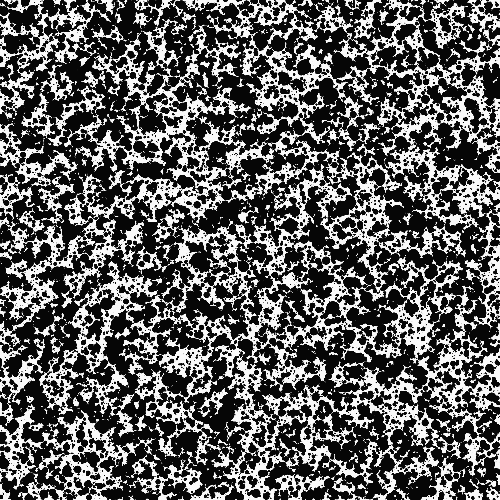
#> input picture examples/data/speckle.png, 500 x 500 px, found by its file name
$ python 04_demo_random_batch.py
#> lines starting #> are read from the running program, lines starting #| are printed output that depends on the picture
### src/illumimod/masks.py
# masks.py (3.8/3.9-friendly)
from typing import Tuple, Optional, Sequence
import numpy as np
import numpy.typing as npt

def generate_light(
    width: int,
    height: int,
    center: Tuple[float, float],
    peak: float,
    core_radius: float,
    half_life_radius: float,
    power: float = 2.0,          # tail steepness: 1=softer/longer, 2≈gaussian-ish, >2 sharper
    edge_softness: float = 0.0,  # soften the core edge (px; 0 = hard edge)
    angle_deg: float = 90.0,     # 90 = perpendicular; smaller = grazing
    direction_deg: float = 0.0,  # 0=from up (north), 90=from right, clockwise
    lambertian: bool = False,    # if True, peak *= sin(angle) (optional physical dimming)
    dtype = np.float32,
) -> npt.NDArray:
    """
    Flat-top directional light with exact half-life from the core edge.

    Effective radius uses an ellipse stretched along the approach direction
    by 1/sin(angle). Intensity profile:
        I = peak                                         for r_eff <= core_radius
            peak * 2^{-((r_eff - core_radius)/half_life_radius)^power}  otherwise
    ⇒ I(core_radius + half_life_radius) = peak/2  (by construction).
    """
    w, h = int(width), int(height)
    cx, cy = float(center[0]), float(center[1])

    # coordinate grid
    yy, xx = np.mgrid[0:h, 0:w].astype(np.float32)
    dx = xx - cx
    dy = yy - cy

    # approach direction unit vector (image y points down):
    # direction_deg measured FROM NORTH (up), clockwise.
    phi = np.deg2rad(direction_deg)
    t_par = np.array([np.sin(phi), -np.cos(phi)], dtype=np.float32)  # along approach
    t_perp = np.array([-t_par[1], t_par[0]], dtype=np.float32)       # rotate +90°

    # project into (parallel, perpendicular) axes
    proj_par  = dx * t_par[0]  + dy * t_par[1]
    proj_perp = dx * t_perp[0] + dy * t_perp[1]

    # ellipse stretch along approach due to grazing incidence
    ang = np.deg2rad(max(min(angle_deg, 90.0), 1e-3))  # clamp away from 0
    stretch = 1.0 / max(np.sin(ang), 1e-6)             # 1 at 90°, grows as angle→0

    R0 = float(core_radius)
    H  = max(float(half_life_radius), 1e-6)
    p  = max(float(power), 1e-6)

    # elliptical effective radius
    r_eff = np.sqrt((proj_par / stretch) ** 2 + (proj_perp) ** 2)

    # base peak (optional Lambertian dimming with angle)
    I0 = float(peak) * (float(np.sin(ang)) if lambertian else 1.0)

    # flat core + half-life tail
    dr = np.maximum(0.0, r_eff - R0)
    fall = 2.0 ** ( - (dr / H) ** p )
    I = I0 * fall
    I[r_eff <= R0] = I0

    # optional soft core edge (smoothstep across [R0 - s, R0 + s])
    s_edge = max(float(edge_softness), 0.0)
    if s_edge > 0.0:
        a0, a1 = R0 - s_edge, R0 + s_edge
        denom = max(a1 - a0, 1e-6)
        t = np.clip((r_eff - a0) / denom, 0.0, 1.0)
        t = t * t * (3.0 - 2.0 * t)
        I = (1.0 - t) * I0 + t * I

    return I.astype(dtype, copy=False)

def combine(
    masks: Sequence[npt.NDArray],
    weights: Optional[Sequence[float]] = None,
    dtype = np.float32,
) -> npt.NDArray:
    """
    Purely additive combination of a list of (H,W) masks.

    Parameters
    ----------
    masks : sequence of ndarray
        Each mask must be shape-compatible (same H,W). None entries are ignored.
    weights : sequence of float or None
        Optional per-mask weights (same length as masks). Default = 1.0 for all.
    dtype : numpy dtype
        Output dtype (and accumulation dtype). Default float32.

    Returns
    -------
    ndarray (H,W)
        Sum_i weights[i] * masks[i], no clipping or normalization.
    """
    # filter out Nones
    ms = [m for m in masks if m is not None]
    if not ms:
        raise ValueError("combine_masks: no masks provided")

    h, w = ms[0].shape[:2]
    for m in ms:
        if m.shape[:2] != (h, w):
            raise ValueError("combine_masks: all masks must have the same HxW")

    out = np.zeros((h, w), dtype=dtype)

    if weights is None:
        for m in ms:
            out += m.astype(dtype, copy=False)
    else:
        if len(weights) != len(masks):
            raise ValueError("combine_masks: weights length must match masks length")
        for m, w in zip(masks, weights):
            if m is None:
                continue
            out += float(w) * m.astype(dtype, copy=False)

    return out

# [38 lines left out: function scale, not called in this run]

def autocap(
    mask: npt.NDArray,
    low: Optional[float] = None,            # lower bound to enforce (e.g., 0.0); None = ignore
    high: Optional[float] = None,           # upper bound to enforce (e.g., 255.0); None = ignore
    *,
    low_percentile: float = 1.0,            # anchors for “original low/high”
    high_percentile: float = 99.0,
    clip: bool = True,                      # clamp to [low, high] when rescaling
    dtype = np.float32,
    eps: float = 1e-6,
) -> npt.NDArray:
    """
    Auto-fit a mask to optional [low, high] bounds using linear scaling
    with robust anchors. No-op unless a bound is out of range.

    Behavior:
      - If both bounds are violated → scale(low, high)
      - If only high is violated   → scale(original_low, high)
      - If only low is violated    → scale(low, original_high)
      - If neither is violated or both bounds are None → return unchanged

    “original_low/high” are the mask’s P_low / P_high percentiles (defaults 1/99).
    """
    m = mask.astype(np.float32, copy=False)
    if m.size == 0 or (low is None and high is None):
        return m.astype(dtype, copy=False)

    # Robust anchors from the current mask
    p_lo = float(np.percentile(m, float(low_percentile)))
    p_hi = float(np.percentile(m, float(high_percentile)))

    # Which bounds are actually out of range (robustly)?
    low_out  = (low  is not None) and (p_lo < float(low)  - eps)
    high_out = (high is not None) and (p_hi > float(high) + eps)

    if not (low_out or high_out):
        # Already within requested bounds → no change
        return m.astype(dtype, copy=False)

    # Decide target mapping
    # Ignore type check - to get to these ifs low and high must not be None
    if low_out and high_out:
        # Fit both ends
        return scale(
            m,
            low=float(low), high=float(high),
            low_percentile=low_percentile, high_percentile=high_percentile,
            clip=clip, dtype=dtype,
        )
    elif high_out:
        # Preserve original low, fit high
        return scale(
            m,
            low=p_lo, high=float(high),
            low_percentile=low_percentile, high_percentile=high_percentile,
            clip=clip, dtype=dtype,
        )
    else:  # low_out only
        return scale(
            m,
            low=float(low), high=p_hi,
            low_percentile=low_percentile, high_percentile=high_percentile,
            clip=clip, dtype=dtype,
        )

def apply(
    img: npt.NDArray,           # (H,W) or (H,W,3)
    mask: npt.NDArray,          # (H,W), same spatial size as img
    *,
    exposure: float = 1.0,
    clip: bool = True,
    out_dtype = np.uint8,
) -> npt.NDArray:
    """
    Add the mask to the image as-is (no auto-scaling), then clip.

    Assumptions:
      - mask is already in the correct units (e.g., 0..255 if img is uint8 sRGB).
      - mask is non-negative (lights add). Negative values will darken.

    Returns image after mask.
    """
    if img.shape[:2] != mask.shape[:2]:
        raise ValueError("apply_additive: mask HxW must match image HxW")

    img_f  = img.astype(np.float32, copy=False)
    add    = mask.astype(np.float32, copy=False)

    # Broadcast to RGB if needed
    if img_f.ndim == 3 and img_f.shape[2] != 1 and add.ndim == 2:
        add = add[..., None]

    out = exposure * img_f + add

    if clip:
        headroom = 255.0 if np.issubdtype(img.dtype, np.integer) else 1.0
        out = np.clip(out, 0.0, headroom)

    return out.astype(out_dtype, copy=False)

### src/illumimod/sampling.py
import numpy as np
RNG = np.random.default_rng(seed=74)

def sample_truncated_normal(mean, std, low=0.0, high=1.0, max_tries=1000):
    """
    Sample a single value from a normal distribution with the given mean and std dev,
    truncated to [low, high].

    Parameters
    ----------
    mean : float
        Mean of the normal distribution.
    std : float
        Standard deviation of the distribution (controls spread).
    low : float
        Minimum allowed value (inclusive).
    high : float
        Maximum allowed value (inclusive).
    max_tries : int
        Max number of rejection attempts before falling back to clipping.

    Returns
    -------
    float
        Sampled value within [low, high].
    """
    for _ in range(max_tries):
        x = RNG.normal(loc=mean, scale=std)
        if low <= x <= high:
            return x

    # Fallback: clip if we exceeded max_tries
    return float(np.clip(x, low, high))


def sample_pixel_index(length, mean, std, normalized=False, clip=True, resample_tries=1000):
    """
    Sample a pixel index along a 1D axis.

    Parameters
    ----------
    length : int
        Number of pixels along the axis.
    mean : float
        Mean of the distribution (pixels if normalized=False, normalized if True).
    std : float
        Standard deviation (pixels if normalized=False, normalized if True).
    normalized : bool
        If True, mean/std are in normalized units [0,1].
        If False, mean/std are in pixel units.
    clip : bool
        If True, perform one draw and clip (max_tries=1).
        If False, do truncated sampling (max_tries=tries).
    resample_tries : int
        Maximum attempts for truncated sampling (ignored if clip=True).

    Returns
    -------
    int
        Pixel index in range [0, length-1].
    """
    if length <= 0:
        raise ValueError("length must be > 0")

    # Convert normalized to pixel units
    if normalized:
        mean_px = mean * (length - 1)
        std_px = std * (length - 1)
    else:
        mean_px = mean
        std_px = std

    # Choose number of tries
    tries = 1 if clip else resample_tries

    # Call gaussian generator
    value = sample_truncated_normal(mean_px, std_px, low=0.0, high=float(length - 1), max_tries=tries)

    return int(round(value))

### examples/04_demo_random_batch.py
import os
import numpy as np
from PIL import Image
import random
import math

from illumimod.masks import generate_light as light_to_mask, combine as combine_masks, apply as apply_additive, autocap
from illumimod.sampling import sample_pixel_index as sample_point

PATH_IN  = "examples/data/speckle.png"
OUT_DIR   = "examples/out/batch"

W = 500
H = 500
LIGHTS_MIN = 1
LIGHTS_MAX = 10
SIZE_MIN = 1
SIZE_MAX = 5
SAMPLE_MEAN = 250
SAMPLE_STD = 250
BRIGHTNESS_MAX = 120
BRIGHTNESS_MIN = 40
HALFLIFE_MAX = 125
HALFLIFE_MIN = 40
POWER_MAX = 25
POWER_MIN = 10
EXPOSURE_MIN = 8 # 0.8
EXPOSURE_MAX = 12 # 1.2

img = np.array(Image.open(PATH_IN).convert("RGB"))
#> img is the input picture: shape (500, 500, 3); min 6, max 251, mean 95.5

for i in range(100, 200):
    num_lights = random.randint(LIGHTS_MIN, LIGHTS_MAX)
    scale = math.sqrt(num_lights)

    lights = []
    for light in range(num_lights):
        x = sample_point(mean=SAMPLE_MEAN, std=SAMPLE_STD, length=500)
        y = sample_point(mean=SAMPLE_MEAN, std=SAMPLE_STD, length=500)
        lights.append(
            dict(
                center = (x,y),
                peak = random.randint(BRIGHTNESS_MIN, BRIGHTNESS_MAX),
                core_radius = random.randint(SIZE_MIN, SIZE_MAX),
                half_life_radius = random.randint(HALFLIFE_MIN, HALFLIFE_MAX),
                power = random.randint(POWER_MIN, POWER_MAX)/float(10)
            )
        )
    # build masks and combine additively
    masks = []
    for ld in lights:
        mask = light_to_mask(W, H, dtype=np.float32, **ld)
        mask = autocap(mask, high=180)
        masks.append(mask)

    L = combine_masks(masks)  # purely additive sum, no normalization

    PATH_MASK = os.path.join(OUT_DIR, f"mask-{i}.png")
    PATH_OUT  = os.path.join(OUT_DIR, f"out-{i}.png")

    # quick 8-bit visualization of the mask
    Image.fromarray(np.clip(L, 0, 255).astype(np.uint8)).save(PATH_MASK)

    # apply as-is (assumes mask is already scaled how you want)
    out = apply_additive(img, L, clip=True, exposure=random.randint(EXPOSURE_MIN, EXPOSURE_MAX)/float(10))
    Image.fromarray(out).save(PATH_OUT)

    print("Wrote:")
    print("-", PATH_MASK)
    print("-", PATH_OUT)
#> this loop made 100 passes
#> pass 1, `Image.fromarray(np.clip(L, 0, 255).astype(np.uint8)).save(PATH_MASK)`:
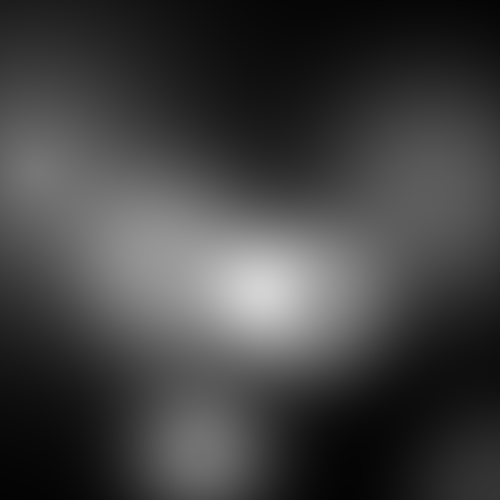
#> saved as mask-100.png: PIL image 500x500 L; min 3, max 211, mean 64.5
#> pass 1, in apply, `out = exposure * img_f + add`:
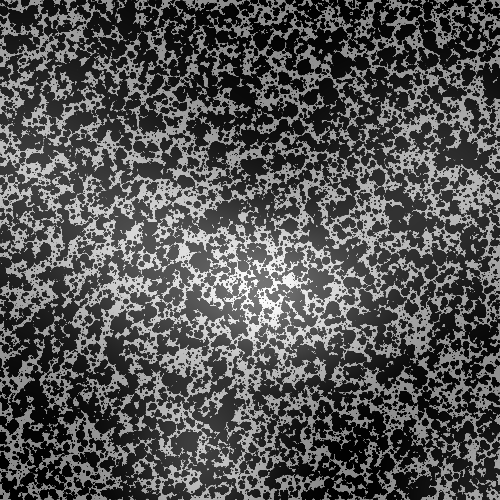
#> out: shape (500, 500, 3) float32; min 9.66, max 462.5, mean 160.5; drawn with min black and max white
#> after the loop:
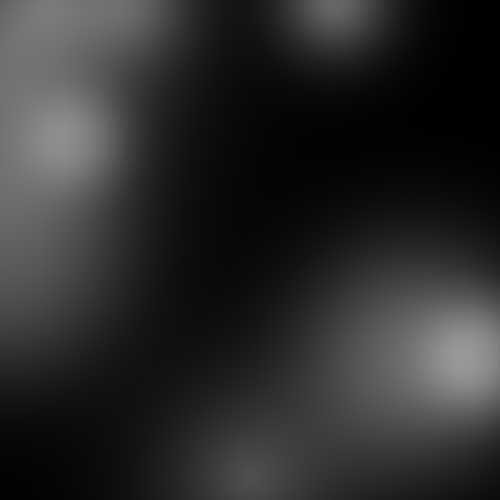
#> L: shape (500, 500) float32; min 0.121, max 153, mean 45
#> after the loop:
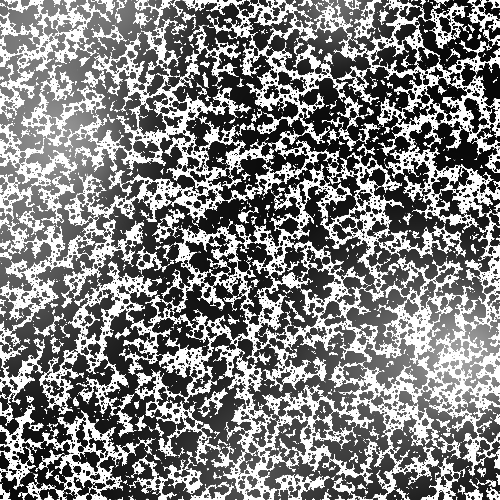
#> out: shape (500, 500, 3); min 7, max 255, mean 129.8
